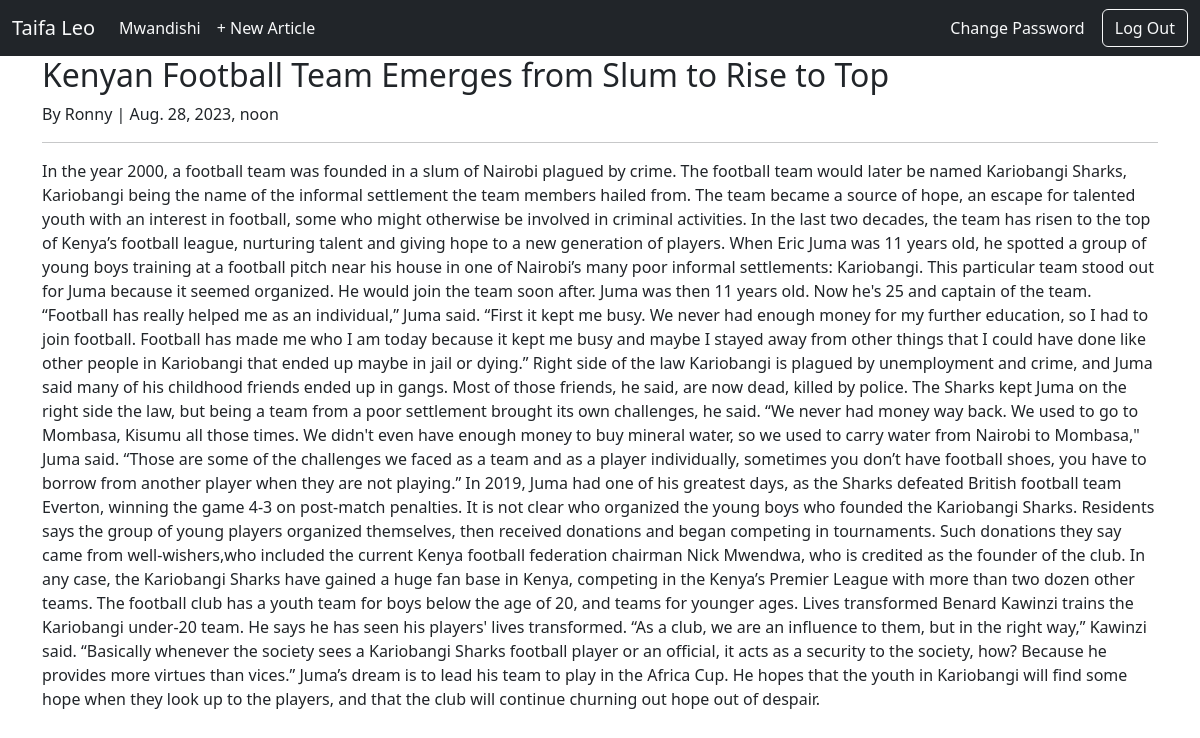
/articles/10/ (signed in), run on the app's committed database.
### users/models.py (models this page shows)
class CustomUser(AbstractUser):
    age = models.PositiveIntegerField(null=True, blank=True)

### pages/models.py (models this page shows, shortened)
class Article(models.Model):
    title = models.CharField(max_length=255)
    author = models.ForeignKey(
        get_user_model(),
        on_delete=models.CASCADE
    )
    date = models.DateTimeField(auto_now_add=True)
    content = models.TextField()

### pages/views.py (the view)
# urls.py: path("articles/<int:pk>/", ArticleDetailView.as_view(), name="article_detail"),
class ArticleDetailView(LoginRequiredMixin, DetailView):
    login_url = "login"
    model = Article
    template_name = "article_detail.html"

### templates/article_detail.html (shortened to what this page needs)
{% extends 'base.html' %}
{% block content %}
<div class="article-entry">
    <h2>{{ article.title }}</h2>
    <p>By {{ article.author }} | {{ article.date }}</p>
    <hr>
    <p>{{ article.content }}</p>
</div>
{% endblock %}

### templates/base.html (shortened to what this page needs)
{% load static %}
<!DOCTYPE html>
<html lang="en">
<head>
    <link href="https://cdn.jsdelivr.net/npm/bootstrap@5.3.1/dist/css/bootstrap.min.css" rel="stylesheet">
    <link rel="stylesheet" href="{% static 'styles.css' %}">
</head>
<body>
    <nav class=" navbar navbar-expand-lg bg-dark text-light text-light">
        <div class="container-fluid text-light">
          <a class="navbar-brand text-light" href="{% url 'article_list' %}">Taifa Leo</a>
          <div class="collapse navbar-collapse" id="navbarSupportedContent">
            {% if user.is_authenticated %}
            <ul class="navbar-nav me-auto mb-2 mb-lg-0">
              <li class="nav-item">
                <a class="nav-link active text-light" aria-current="page" href="{% url 'profile' %}">{{ user.username }}</a>
              </li>
              <li class="nav-item">
                <a class="nav-link  text-light" aria-current="page" href="{% url 'article_new' %}">+ New Article</a>
              </li>
            </ul>
            <form>
              <button class="btn btn-white">
                <a href="" class="text-decoration-none text-light">Change Password</a>
              </button>
              <button class="btn btn-outline-light" type="submit">
                    <a href="{% url 'logout' %}" class="text-decoration-none text-light">Log Out</a>
               </button>
            </form>
            {% endif %}
          </div>
        </div>
      </nav>
    <div class="container">
        {% block content %}
        {% endblock %}
    </div>
</body>
</html>

### static/styles.css (style rules this page uses)
body { background-image: url("../static/imgs/brennan-burling-ay53qag90W8-unsplash.jpg"); background-size: cover; background-repeat: no-repeat; }

### data on the page
CustomUser: username "Mwandishi"
Article: title "Kenyan Football Team Emerges from Slum to Rise to Top", author "Ronny", date "Aug. 28, 2023, noon", content "In the year 2000, a football team was founded in a slum of Nairobi plagued by crime. The football team would later be named Kariobangi Sharks, Kariobangi being the name of the informal settlement the team members hailed from. The team became a source of hope, an escape for talented youth with an interest in football, some who might otherwise be involved in criminal activities. In the last two decades, the team has risen to the top of Kenya’s football league, nurturing talent and giving hope to a new generation of players. When Eric Juma was 11 years old, he spotted a group of young boys training at a football pitch near his house in one of Nairobi’s many poor informal settlements:…"
